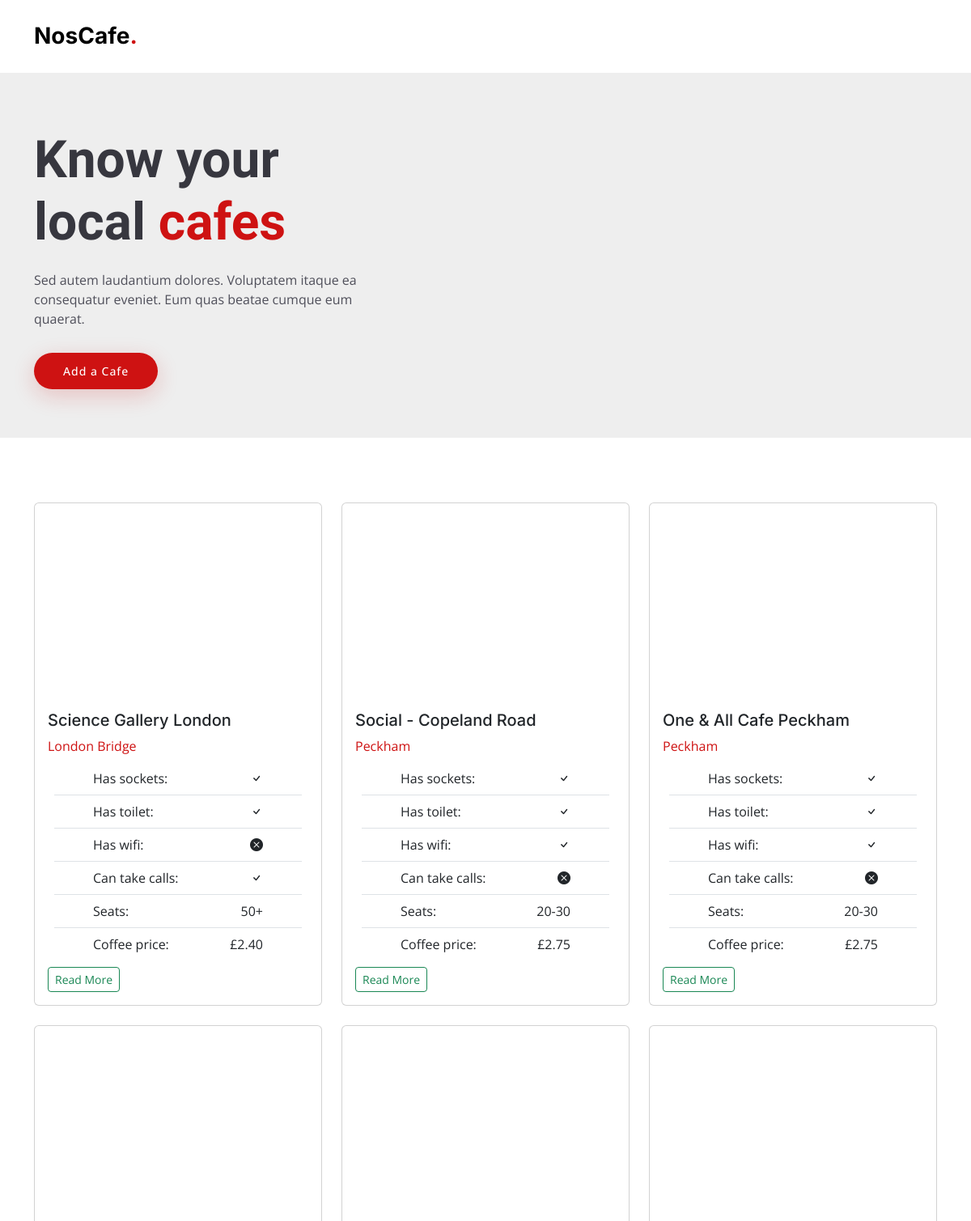
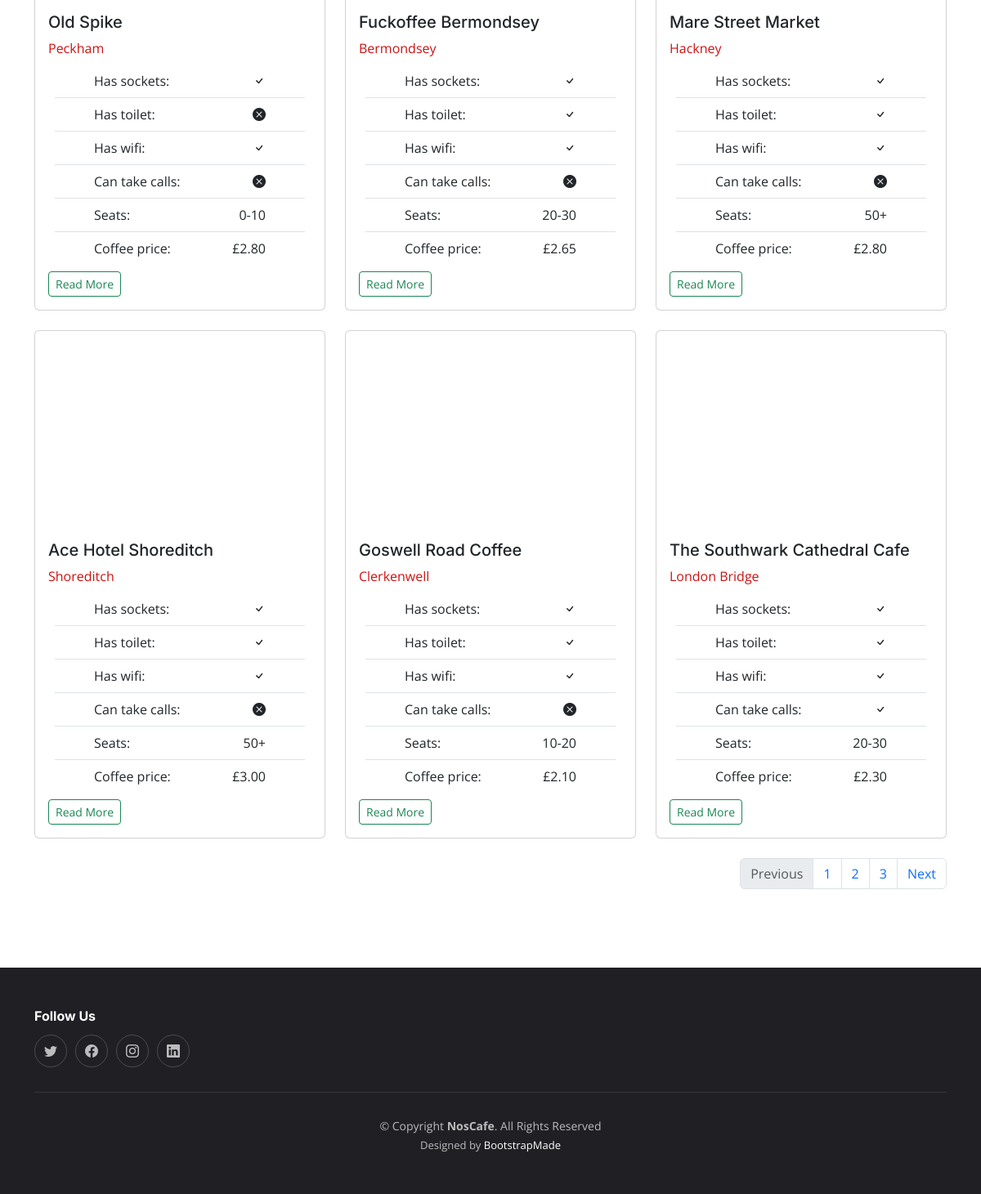
The page / on the database its author committed (2 pictures, top to bottom).
### tables this page shows
CREATE TABLE cafe (id INTEGER PRIMARY KEY, name VARCHAR (250) NOT NULL UNIQUE, map_url VARCHAR (500) NOT NULL, img_url VARCHAR (500) NOT NULL, location VARCHAR (250) NOT NULL, has_sockets BOOLEAN NOT NULL, has_toilet BOOLEAN NOT NULL, has_wifi BOOLEAN NOT NULL, can_take_calls BOOLEAN NOT NULL, seats VARCHAR (250), coffee_price VARCHAR (250));

### main.py (the view)
@app.route('/')
def home():
    result = db.session.query(Cafe).all()
    return render_template('index_2.html', cafes=result[0:9], previous='disabled', page_num=1)

### templates/Index_2.html (shortened to what this page needs)
<!DOCTYPE html>
<html lang="en"><head><meta http-equiv="Content-Type" content="text/html; charset=UTF-8">
  <link href="{{ url_for('static', filename='vendor/bootstrap/css/bootstrap.min.css')}}" rel="stylesheet">
  <link href="{{ url_for('static', filename='vendor/bootstrap-icons/bootstrap-icons.css')}}" rel="stylesheet">
  <link href="{{ url_for('static', filename='vendor/aos/aos.css')}}" rel="stylesheet">
  <link href="{{ url_for('static', filename='vendor/glightbox/css/glightbox.min.css')}}" rel="stylesheet">
  <link href="{{ url_for('static', filename='vendor/swiper/swiper-bundle.min.css')}}" rel="stylesheet">
  <link href="{{ url_for('static', filename='css/main.css')}}" rel="stylesheet">
</head>
  <header id="header" class="header fixed-top d-flex align-items-center">
    <div class="container d-flex align-items-center justify-content-between">
      <a href="/" class="logo d-flex align-items-center me-auto me-lg-0">
        <h1>NosCafe<span>.</span></h1>
      </a>
    </div>
  </header>
<body data-aos-easing="ease-in-out" data-aos-duration="1000" data-aos-delay="0">
  <section id="hero" class="hero d-flex align-items-center section-bg">
    <div class="container">
      <div class="row justify-content-between gy-5">
        <div class="col-lg-5 order-2 order-lg-1 d-flex flex-column justify-content-center align-items-center align-items-lg-start text-center text-lg-start">
          <h2 data-aos="fade-up" class="aos-init aos-animate">Know your local <span>cafes</span></h2>
          <p data-aos="fade-up" data-aos-delay="100" class="aos-init aos-animate">Sed autem laudantium dolores. Voluptatem itaque ea consequatur eveniet. Eum quas beatae cumque eum quaerat.</p>
          <div class="d-flex aos-init aos-animate" data-aos="fade-up" data-aos-delay="200">
            <a href="{{url_for('add')}}" class="btn-book-a-table">Add a Cafe</a>
          </div>
        </div>
      </div>
    </div>
  </section>
  <main id="main">
  <section id="gallery">
  <div class="container">
    <div class="row">
      {% for cafe in cafes %}
    <div class="col-lg-4 mb-4 ">
    <div class="card h-100">
      <div style="height:240px;background-image: url({{cafe.img_url}});background-size:400px"></div>
      <div class="card-body align-text-end">
        <h5 class="card-title">{{cafe.name}}</h5>
        <a href="{{cafe.map_url}}" target="_blank" rel="noopener noreferrer">{{cafe.location}}</a>
         <ul class="list-group list-group-flush p-2">
                            {% for text, check in (('Has sockets', cafe.has_sockets),
                                                   ('Has toilet', cafe.has_toilet),
                                                   ('Has wifi', cafe.has_wifi),
                                                   ('Can take calls', cafe.can_take_calls)) %}
                                <li class="list-group-item w-100 d-flex justify-content-between px-5  ">
                                    <span>{{ text }}:</span>
                                    {% if check %}
                                        <i class="bi bi-check"></i>
                                    {% else %}
                                        <i class="bi bi-x-circle-fill"></i>
                                    {% endif %}
                                </li>
                            {% endfor %}
                            {% for text, info in (('Seats', cafe.seats), ('Coffee price', cafe.coffee_price))%}
                                <li class="list-group-item w-100 d-flex justify-content-between px-5  ">
                                  <span>{{ text }}:</span>
                                  <span>{{info}}</span>
                                </li>
                            {% endfor %}
         </ul>
       <a href="{{url_for('cafe', cafe_id=cafe.id)}}" class="btn btn-outline-success btn-sm">Read More</a>
      </div>
     </div>
    </div>
      {% endfor %}
  </div>
    <nav aria-label="Page navigation example">
  <ul class="pagination justify-content-end">
    <li class="page-item {{previous}}">
      <a class="page-link" href="{{url_for('pages', num=page_num -1)}}" tabindex="-1">Previous</a>
    </li>
    <li class="page-item"><a class="page-link" href="{{url_for('home')}}">1</a></li>
    <li class="page-item"><a class="page-link" href="{{url_for('pages', num=2)}}">2</a></li>
    <li class="page-item"><a class="page-link" href="{{url_for('pages', num=3)}}">3</a></li>
    <li class="page-item">
      <a class="page-link" href="{{url_for('pages', num=page_num +1)}}">Next</a>
    </li>
  </ul>
</nav>
</div>
</section>
  </main>
  <footer id="footer" class="footer">
    <div class="container">
      <div class="row gy-3">
        <div class="col-lg-3 col-md-6 footer-links">
          <h4>Follow Us</h4>
          <div class="social-links d-flex">
            <a href="http://127.0.0.1:5000/#" class="twitter"><i class="bi bi-twitter"></i></a>
            <a href="http://127.0.0.1:5000/#" class="facebook"><i class="bi bi-facebook"></i></a>
            <a href="http://127.0.0.1:5000/#" class="instagram"><i class="bi bi-instagram"></i></a>
            <a href="http://127.0.0.1:5000/#" class="linkedin"><i class="bi bi-linkedin"></i></a>
          </div>
        </div>
      </div>
    </div>
    <div class="container">
      <div class="copyright">
        © Copyright <strong><span>NosCafe</span></strong>. All Rights Reserved
      </div>
      <div class="credits">
        Designed by <a href="https://bootstrapmade.com/">BootstrapMade</a>
      </div>
    </div>
  </footer>
</body></html>

### static/css/main.css (style rules this page uses)
:root { --font-default: "Open Sans", system-ui, -apple-system, "Segoe UI", Roboto, "Helvetica Neue", Arial, "Noto Sans", "Liberation Sans", sans-serif, "Apple Color Emoji", "Segoe UI Emoji", "Segoe UI Symbol", "Noto Color Emoji"; --font-primary: "Amatic SC", sans-serif; --font-secondary: "Inter", sans-serif; }
:root { --color-default: #212529; --color-primary: #ce1212; --color-secondary: #37373f; }
:root { scroll-behavior: smooth; }
body { font-family: var(--font-default); color: var(--color-default); }
a { color: var(--color-primary); text-decoration: none; }
h1, h2, h3, h4, h5, h6 { font-family: var(--font-secondary); }
section { overflow: hidden; padding: 80px 0; }
.section-bg { background-color: #eee; }
.header { background: #fff; transition: all 0.5s; z-index: 997; height: 90px; border-bottom: 1px solid #fff; }
.header .logo h1 { font-size: 28px; font-weight: 700; color: #000; margin: 0; font-family: var(--font-secondary); }
.header .logo h1 span { color: var(--color-primary); }
section { scroll-margin-top: 90px; }
.hero { width: 100%; background-size: cover; position: relative; min-height: 20vh; padding: 160px 0 60px 0; }
.hero h2 { font-size: 64px; font-weight: 700; margin-bottom: 20px; color: var(--color-secondary); font-family: var(--font-primary); }
.hero h2 span { color: var(--color-primary); }
.hero p { color: #4f4f5a; font-weight: 400; margin-bottom: 30px; }
.hero .btn-book-a-table { font-weight: 500; font-size: 14px; letter-spacing: 1px; display: inline-block; padding: 12px 36px; border-radius: 50px; transition: 0.5s; color: #fff; background: var(--color-primary); box-shadow: 0 8px 28px rgba(206, 18, 18, 0.2); }
.footer { font-size: 14px; background-color: #1f1f24; padding: 50px 0; color: rgba(255, 255, 255, 0.7); }
.footer h4 { font-size: 16px; font-weight: bold; position: relative; padding-bottom: 5px; color: #fff; }
.footer .footer-links { margin-bottom: 30px; }
.footer .social-links a { display: flex; align-items: center; justify-content: center; width: 40px; height: 40px; border-radius: 50%; border: 1px solid rgba(255, 255, 255, 0.2); font-size: 16px; color: rgba(255, 255, 255, 0.7); margin-right: 10px; transition: 0.3s; }
.footer .copyright { text-align: center; padding-top: 30px; border-top: 1px solid rgba(255, 255, 255, 0.1); }
.footer .credits { padding-top: 4px; text-align: center; font-size: 13px; }
.footer .credits a { color: #fff; }

### rows shown on the page
cafe: name "Science Gallery London", location "London Bridge", text "Has sockets" "Has toilet" "Has wifi" "Can take calls", has_sockets True (drawn), text "Seats", seats "50+", text "Coffee price", coffee_price "£2.40"
cafe: name "Social - Copeland Road", location "Peckham", text "Has sockets" "Has toilet" "Has wifi" "Can take calls", has_sockets True (drawn), text "Seats", seats "20-30", text "Coffee price", coffee_price "£2.75"
cafe: name "One & All Cafe Peckham", location "Peckham", text "Has sockets" "Has toilet" "Has wifi" "Can take calls", has_sockets True (drawn), text "Seats", seats "20-30", text "Coffee price", coffee_price "£2.75"
cafe: name "Old Spike", location "Peckham", text "Has sockets" "Has toilet" "Has wifi" "Can take calls", has_sockets True (drawn), text "Seats", seats "0-10", text "Coffee price", coffee_price "£2.80"
cafe: name "Fuckoffee Bermondsey", location "Bermondsey", text "Has sockets" "Has toilet" "Has wifi" "Can take calls", has_sockets True (drawn), text "Seats", seats "20-30", text "Coffee price", coffee_price "£2.65"
cafe: name "Mare Street Market", location "Hackney", text "Has sockets" "Has toilet" "Has wifi" "Can take calls", has_sockets True (drawn), text "Seats", seats "50+", text "Coffee price", coffee_price "£2.80"
cafe: name "Ace Hotel Shoreditch", location "Shoreditch", text "Has sockets" "Has toilet" "Has wifi" "Can take calls", has_sockets True (drawn), text "Seats", seats "50+", text "Coffee price", coffee_price "£3.00"
cafe: name "Goswell Road Coffee", location "Clerkenwell", text "Has sockets" "Has toilet" "Has wifi" "Can take calls", has_sockets True (drawn), text "Seats", seats "10-20", text "Coffee price", coffee_price "£2.10"
cafe: name "The Southwark Cathedral Cafe", location "London Bridge", text "Has sockets" "Has toilet" "Has wifi" "Can take calls", has_sockets True (drawn), text "Seats", seats "20-30", text "Coffee price", coffee_price "£2.30"
